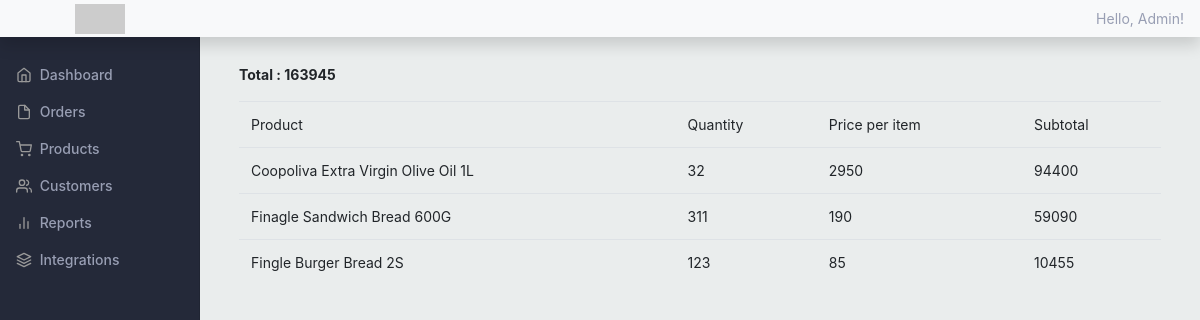
Screenshot of /admin/view-order.php?id=544848484 with the database file from the repository.
### tables this page shows
CREATE TABLE `orderdetails` (
  `id` int(11) NOT NULL,
  `orderId` int(11) NOT NULL,
  `product` int(11) NOT NULL,
  `qty` int(11) NOT NULL
);

CREATE TABLE `products` (
  `id` int(11) NOT NULL,
  `title` varchar(150) NOT NULL,
  `price` float NOT NULL,
  `category` varchar(30) NOT NULL,
  `image` varchar(300) NOT NULL
);

### admin/view-order.php (the view, shortened to what this page needs)
<!DOCTYPE html>
<html lang="en" dir="ltr">
<head>
  <?php include "../imports.php";
  ?>
  <link rel="stylesheet" href="dashboard.css">
</head>
<body>
  <nav class="navbar navbar-light fixed-top bg-light flex-md-nowrap p-0 shadow">
    <a class=" col-sm-3 col-md-2 mr-0" href="#"><img class="d-block mx-auto" src="https://via.placeholder.com/50x30.png?text=Slide+1" alt="First slide"></a>
    <ul class="navbar-nav px-3">
      <li class="nav-item text-nowrap">
        <a class="nav-link" href="#">Hello, Admin!</a>
      </li>
    </ul>
  </nav>
  <div class="container-fluid">
    <div class="row">
      <nav class="col-md-2 d-none d-md-block sidebar-bg sidebar">
        <div class="sidebar-sticky">
          <ul class="nav flex-column">
            <li class="nav-item">
              <a class="nav-link" href="admin.php">
              <span class="sidebar-icon" data-feather="home"></span>
                Dashboard <span class="sr-only">(current)</span>
              </a>
            </li>
            <li class="nav-item">
              <a class="nav-link" href="manage-orders.php">
                <span data-feather="file"></span>
                Orders
              </a>
            </li>
            <li class="nav-item">
              <a class="nav-link" href="manage-products.php">
                <span data-feather="shopping-cart"></span>
                Products
              </a>
            </li>
            <li class="nav-item">
              <a class="nav-link" href="manage-customers.php">
                <span data-feather="users"></span>
                Customers
              </a>
            </li>
            <li class="nav-item">
              <a class="nav-link" href="report.php">
                <span data-feather="bar-chart-2"></span>
                Reports
              </a>
            </li>
            <li class="nav-item">
              <a class="nav-link" href="#">
                <span data-feather="layers"></span>
                Integrations
              </a>
            </li>
          </ul>
        </div>
      </nav>
      <main role="main" class="col-md-9 ml-sm-auto col-lg-10 px-4">
        <div id="contents" class="">
          <div class="container-fluid mt-3">
            <div class="row">
              <div class="col">
                <table id="table_id" class="table mt-3 display">
                  <?php
                  include "../dbconfig.php";
                  $sql ="SELECT `products`.`title`,`orderDetails`.`qty`,`products`.`price` from `orderDetails`,`products` where `orderDetails`.`orderId`='".$_GET["id"]."' && `orderDetails`.`product`=`products`.`id`";
                  $result = mysqli_query($con,$sql);
                  if(mysqli_num_rows($result)> 0)
                  {
                    echo   " <thead>
                                <tr class='manage-orders-tr'>
                                    <td class='manage-orders-td'>Product</td>
                                    <td class='manage-orders-td'>Quantity</td>
                                    <td class='manage-orders-td'>Price per item</td>
                                    <td class='manage-orders-td'>Subtotal</td>
                                </tr>
                     </thead><tbody> ";
                     $total=0;
                    while($row = mysqli_fetch_assoc($result))
                    {
                      $qty=$row["qty"];
                      $price=$row["price"];
                      $sub=$qty*$price;
                      echo   " <tr class='manage-orders-tr'>";
                      echo   " <td class='align-middle'><div class=''>".$row["title"]."</div></td>  ";
                      echo   " <td class='align-middle'><div class=''>".$row["qty"]."</div></td>  ";
                      echo   " <td class='align-middle'><div class=''>".$row["price"]."</div></td>  ";
                      echo   " <td class='align-middle'><div class=''>$sub</div></td> ";
                      echo "</tr>";
                      $total=$total+$sub;
                    }
                    echo "</tbody>";
                  }
                    echo "<p><b>Total : $total<b></p>";
                  ?>
                </table>
              </div>
            </div>
          </div>
        </div>
      </main>
    </div>
  </div>
</body>
</html>

### styles.css (style rules this page uses)
html, body { width: 100%; max-width: 100%; overflow-x: hidden; }
body { background-color: #EAEDED !important; }

### admin/dashboard.css (style rules this page uses)
body { font-size: .875rem; }
.feather { width: 16px; height: 16px; vertical-align: text-bottom; }
.sidebar { position: fixed; top: 0; bottom: 0; left: 0; z-index: 100; padding: 48px 0 0; box-shadow: inset -1px 0 0 rgba(0, 0, 0, .1); }
.sidebar-sticky { position: relative; top: 0; height: calc(100vh - 48px); padding-top: .5rem; overflow-x: hidden; overflow-y: auto; }
.sidebar .nav-link { font-weight: 500; color: #333; }
.sidebar .nav-link .feather { margin-right: 4px; color: #999; }
[role="main"] { padding-top: 133px; }
@media (min-width: 768px) { [role="main"] { padding-top: 48px; } }

### admin/view-order.php (style rules this page uses)
.sidebar-bg { background-color: #242939; }
.nav-link { color: #989eb3 !important; }

### rows the page displays
orderdetails: products.title "Coopoliva Extra Virgin Olive Oil 1L", qty "32", products.price "2950", qty.price "94400"
orderdetails: products.title "Finagle Sandwich Bread 600G", qty "311", products.price "190", qty.price "59090"
orderdetails: products.title "Fingle Burger Bread 2S", qty "123", products.price "85", qty.price "10455"

### other values shown
$total "163945"
